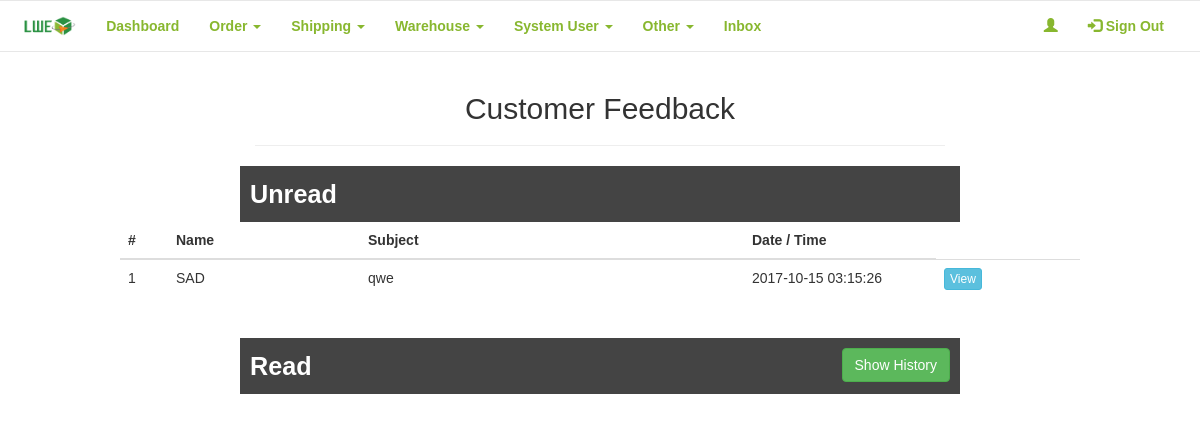
/LWE_Buy/admin/feedback.php, run on an earlier commit of the app's database.
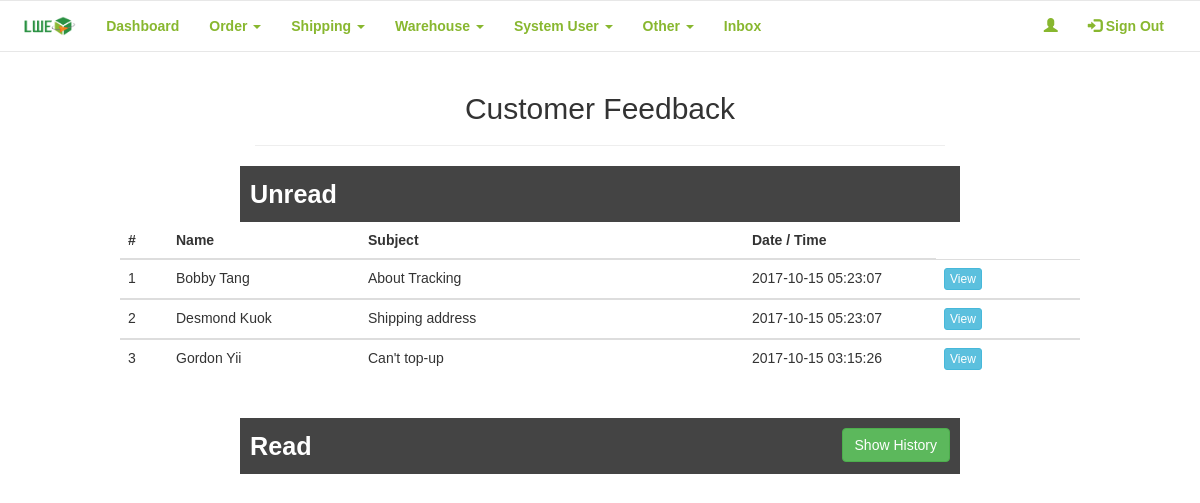
And on a later commit of the database.
### tables this page shows
CREATE TABLE IF NOT EXISTS `contact` (
  `cu_id` int(11) NOT NULL,
  `name` varchar(50) NOT NULL,
  `contact` varchar(11) NOT NULL,
  `email` varchar(50) NOT NULL,
  `subject` varchar(20) NOT NULL,
  `tracknum` varchar(20) DEFAULT NULL,
  `message` text NOT NULL,
  `datetime` datetime NOT NULL,
  `status` varchar(10) NOT NULL
);

### LWE_Buy/admin/feedback.php (the view, shortened to what this page needs)
<?php
require_once '../connection/config.php';
$counter = $counters =0;
$query1 = "SELECT *
            FROM contact
            WHERE status = 'unread'
            ORDER BY datetime desc";
$result1 = mysqli_query($con, $query1);
?>
<!DOCTYPE html>
<html data-ng-app="myApp">
    <head>
        <link rel="stylesheet" href="https://maxcdn.bootstrapcdn.com/bootstrap/3.3.7/css/bootstrap.min.css">
        <link href="../frameworks/css/style.css" rel="stylesheet"/>
    </head>
    <body>
        <center>
            <div class="row">
                <?php include_once('nav.php')?>
            </div>
            <div class="container">
                <h2>Customer Feedback</h2>
                <hr/>
            </div>
            <div class="container">
                <div class="row">
                    <div class="col-xs-12 col-md-12 col-lg-12" style="background:#444; padding:10px; color:#fff; font-weight:bold; font-size:180%; text-align: left;">
                        <strong>Unread</strong>
                    </div>
                </div>
            </div>
            <section class = "content">
                <div class="row">
                    <div class="col-xs-12 col-md-12 col-lg-12">
                        <?php
                        if(mysqli_num_rows($result1) > 0)
                        {
                        ?>
                        <table class="table thead-bordered table-hover" style="width:80%;">
                            <thead>
                                <tr>
                                    <th>#</th>
                                    <th>Name</th>
                                    <th>Subject</th>
                                    <th>Date / Time</th>
                                </tr>
                            </thead>
                            <?php
                                while($row = mysqli_fetch_array($result1))
                                {
                                    $counter++;
                                    ?>
                                    <tbody>
                                        <tr>
                                            <td width="5%"><?php echo $counter; ?></td>
                                            <td width="20%"><?php echo $row['name']; ?></td>
                                            <td width="40%"><?php echo $row['subject']; ?></td>
                                            <td width="20%"><?php echo $row['datetime']; ?></td>
                                            <td width="15%"><a href="feedbackview.php?cu_id=<?php echo $row['cu_id']; ?>" class="btn btn-xs btn-info">View</a></td>
                                        </tr>
                                    </tbody>
                                    <?php
                                }
                            }else{
                                ?>
                                    <p>There is no customer feedback.</p>
                                <?php
                            }
                        ?>
                        </table>
                    </div>
                </div>
            </section>
            <br/>
            <div class="container">
                <div class="row">
                    <div class="col-xs-12 col-md-12 col-lg-12" style="background:#444; padding:10px; color:#fff; font-weight:bold; font-size:180%; text-align: left;">
                        <strong>Read</strong>
                        <button style="float: right;" class="btn btn-success" type="button" data-toggle="collapse" data-target="#collapse">Show History</button>
                    </div>
                </div>
            </div>
            <section class = "content">
                <div class="row">
                    <div class="col-xs-12 col-md-12 col-lg-12">
                    </div>
                </div>
            </section>
        </center>
    </body>
</html>

What changed in the data, as far as the page shows it:
no longer on this page (row edited): contact: name "SAD", subject "qwe", datetime "2017-10-15 03:15:26"
now on this page (row edited): contact: name "Bobby Tang", subject "About Tracking", datetime "2017-10-15 05:23:07"
now on this page (row edited): contact: name "Desmond Kuok", subject "Shipping address", datetime "2017-10-15 05:23:07"
now on this page (row edited): contact: name "Gordon Yii", subject "Can't top-up", datetime "2017-10-15 03:15:26"
